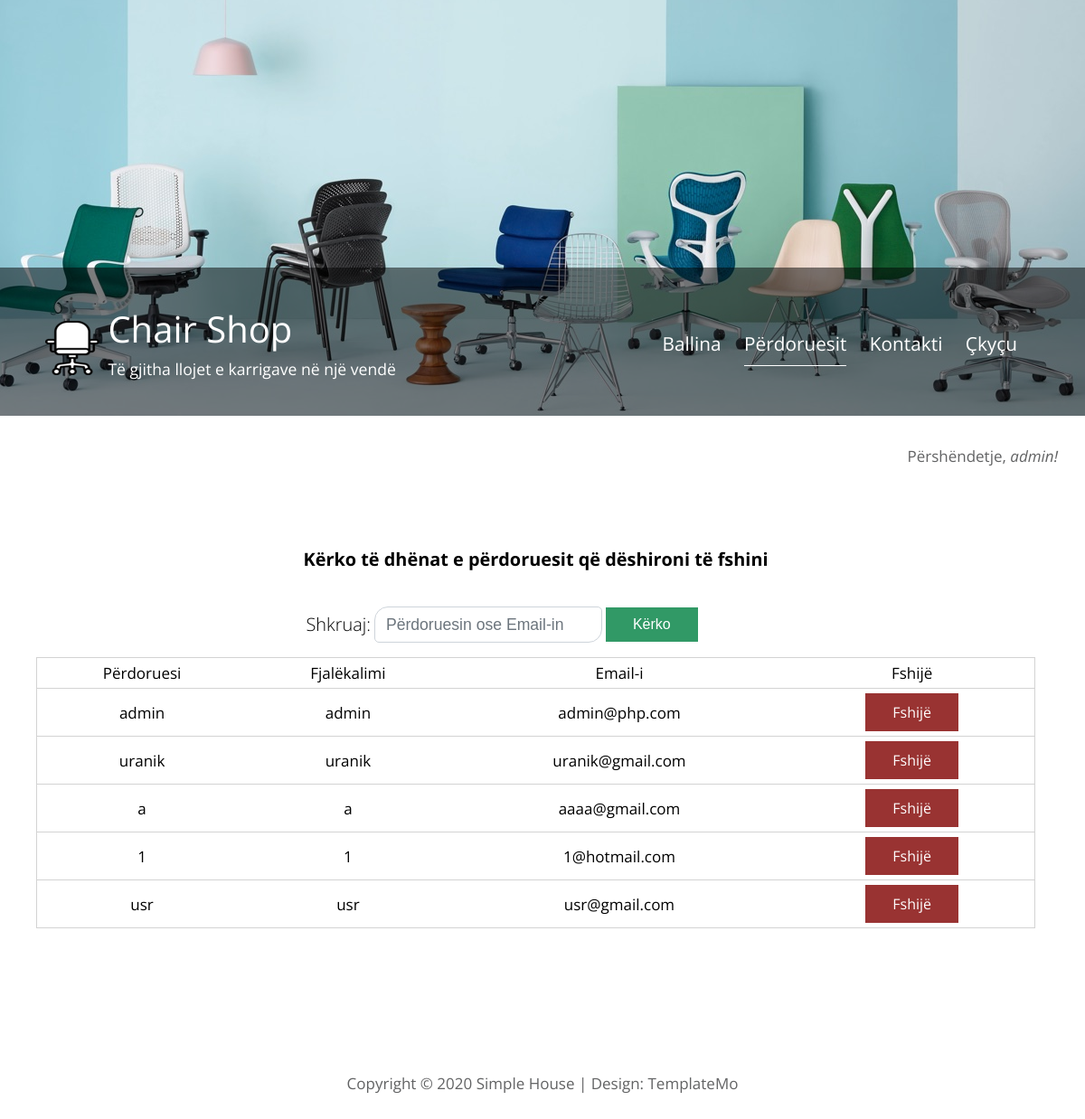
Page /chairshop/ModuliAdministratorit/fshij_perdorues.php?term=a (signed in) on the committed database.
### tables this page shows
CREATE TABLE `users` (
  `ID_usr` int(11) NOT NULL,
  `username` varchar(30) NOT NULL,
  `password` varchar(25) NOT NULL,
  `email` varchar(20) NOT NULL
);

CREATE TABLE `elementet` (
  `ID_Elem` int(11) NOT NULL,
  `Titulli` varchar(50) NOT NULL,
  `Pershkrimi` varchar(1000) NOT NULL,
  `File` varchar(300) NOT NULL,
  `Lokacioni` varchar(50) NOT NULL
);

### chairshop/ModuliAdministratorit/check.php (called while the page is built, shortened)
<?php
include('config.php');
$user_check=$_SESSION['username'];
$ses_sql = mysqli_query($conn,"SELECT username FROM users WHERE username='$user_check' ");
$row=mysqli_fetch_array($ses_sql,MYSQLI_ASSOC);
$login_user=$row['username'];
?>

### chairshop/ModuliAdministratorit/fshij_perdorues.php (the view, shortened to what this page needs)
<?php
	include("check.php");
?>
<?php
	include_once("config.php");
?>
<!DOCTYPE html>
<html>
<head>
	<link href="css/all.min.css" rel="stylesheet" />
	<link href="css/templatemo-style.css" rel="stylesheet" />
</head>
<body>
	<div class="container">
		<div class="placeholder">
			<div class="parallax-window" data-parallax="scroll" data-image-src="img/banner.jpg">
				<div class="tm-header">
					<div class="row tm-header-inner">
						<div class="col-md-6 col-12">
							<img src="img/final1.png" alt="Logo" class="tm-site-logo" />
							<div class="tm-site-text-box">
								<h1 class="tm-site-title">Chair Shop</h1>
								<h6 class="tm-site-description">Të gjitha llojet e karrigave në një vendë</h6>
							</div>
						</div>
						<nav class="col-md-6 col-12 tm-nav">
							<ul class="tm-nav-ul">
								<li class="tm-nav-li"><a href="ballina.php" class="tm-nav-link">Ballina</a></li>
								<li class="tm-nav-li"><a href="perdoruesit.php" class="tm-nav-link active">Përdoruesit</a></li>
								<li class="tm-nav-li"><a href="contact.php" class="tm-nav-link">Kontakti</a></li>
								<li class="tm-nav-li"><a href="logout.php" class="tm-nav-link">Çkyçu</a></li>
							</ul>
						</nav>
					</div>
				</div>
			</div>
		</div>
		<main>
			<p style="text-align: right; padding:30px;">Përshëndetje, <em><?php  echo $login_user;?>!</em></p>
			<div class="tm-container-inner tm-features">
				<div class="row">
						<form style="margin: auto;" action="" method="post">
							<table>
								<tr>
									<h3>Kërko të dhënat e përdoruesit që dëshironi të fshini</h3>
								</tr>
							<tr>
								<td>
								<h3 style="font-weight:100;"> Shkruaj:</h3>
								</td>
								<td>
									<input class="form-control" type="text" name="term" placeholder="Përdoruesin ose Email-in"/>
								</td>
								<td> <input class="tm-btn tm-btn-success tm-btn-right" type="submit" value="Kërko" /></td>
							</tr>
						</table>
						</form>
						<div class="table">
							<table width="100%;" style="text-align: center;">
								<tr>
									<td style="padding: 5px;">Përdoruesi</td>
									<td style="padding: 5px;">Fjalëkalimi</td>
									<td style="padding: 5px;">Email-i</td>
									<td style="padding: 5px;">Fshijë</td>
								</tr>
									<?php
										if (!empty($_REQUEST['term'])) {
											$term = mysqli_real_escape_string
											($conn,$_REQUEST['term']);
											$sql = mysqli_query($conn,
											"SELECT * FROM users
											WHERE username LIKE '%".$term."%'
											OR  email LIKE '%".$term."%'");
											while($row = mysqli_fetch_array($sql)) {
													echo "<tr>";
													echo "<td>".$row['username']."</td>";
													echo "<td>".$row['password']."</td>";
													echo "<td>".$row['email']."</td>";
													echo "<td><a href=\"delete.php?ID_usr=$row[ID_usr]\" onClick=\"return confirm('A jeni te sigurt se deshironi te fshini perdoruesin?')\"class='tm-btn tm-btn-danger'>Fshijë</a></td></tr>";
												}
										}
									?>
						</div>
				</div>
			</div>
		</main>
		<br>
		<br>
		<br>
		<br>
		<?php include_once('footer.php');?>
	</div>
</body>
</html>

### chairshop/ModuliAdministratorit/footer.php (shortened to what this page needs)
<footer class="tm-footer text-center">
	<?php
$result=mysqli_query($conn, "SELECT * FROM elementet WHERE Lokacioni ='Footer'");
while ($row=mysqli_fetch_assoc($result)) {
    extract($row);
    ?>
  <?php echo $Pershkrimi; ?>
<?php } ?>
</footer>

### chairshop/ModuliAdministratorit/css/templatemo-style.css (style rules this page uses)
ul, nav, body, h1, h2, h4, h6, p, figure { margin: 0; padding: 0; }
a, button { transition: all 0.3s ease; }
html { width: 100%; box-sizing: border-box; -ms-overflow-style: scrollbar; }
*, *::before, *::after { box-sizing: inherit; }
.container { width: 100%; margin-right: auto; margin-left: auto; }
.tm-container-inner, .tm-container-inner-2 { padding-left: 15px; padding-right: 15px; }
.row { display: -ms-flexbox; display: flex; -ms-flex-wrap: wrap; flex-wrap: wrap; margin-left: -15px; }
.col-lg-3, .col-lg-4, .col-lg-6, .col-md-4, .col-md-6, .col-sm-6, .col-12 { position: relative; width: 100%; padding-right: 15px; padding-left: 15px; }
.col-12 { -ms-flex: 0 0 100%; flex: 0 0 100%; max-width: 100%; }
@media (min-width: 768px) { .col-md-6 { -ms-flex: 0 0 50%; flex: 0 0 50%; max-width: 50%; } }
.tm-btn { display: inline-block; font-size: 1rem; width: auto; padding: 10px 30px; text-decoration: none; cursor: pointer; border: 0; }
.tm-btn-success { background-color: #319966; color: white; }
.tm-btn-danger { background-color: #993332; color: white; }
.text-center { text-align: center; }
body { width: 100%; font-family: 'Open Sans', Arial, sans-serif; font-size: 17px; background-color: white; overflow-x: hidden; }
.container { background-color: white; }
p, address { color: #626364; line-height: 1.8; }
.placeholder { width: 100%; min-height: 460px; background-color: #556E5B; }
.parallax-window { min-height: 460px; background: transparent; position: relative; }
.tm-header { background-color: rgba(0,0,0,0.5); position: absolute; bottom: 0; left: 0; width: 100%; color: white; z-index: 1000; }
.tm-header-inner { padding: 40px 50px; }
.tm-site-logo { display: inline-block; margin-right: 5px; }
.tm-site-text-box { display: inline-block; }
.tm-site-title { font-size: 2.5rem; font-weight: 400; margin-bottom: 5px; }
.tm-site-description { font-size: 1.1rem; font-weight: 400; }
.tm-nav { text-align: right; margin-top: 30px; }
.tm-nav-ul { font-size: 1.3rem; justify-content: flex-end; }
.tm-nav-li { display: inline-block; list-style: none; margin-bottom: 0; padding-right: 10px; padding-left: 10px; }
.tm-nav-link { color: white; text-decoration: none; padding-bottom: 10px; }
.tm-nav-link.active, .tm-nav-link:hover { border-bottom: 1px solid white; }
.tm-section, .tm-container-inner, .tm-container-inner-2 { margin-left: auto; margin-right: auto; }
@media (min-width: 768px) { .tm-gallery-page, .tm-section, .tm-container-inner, .tm-container-inner-2 { max-width: 840px; } }
@media (min-width: 992px) { .tm-container-inner { max-width: 1120px; } }
.tm-footer { padding: 25px 15px; margin-top: 40px; }
.tm-footer a { color: #626364; text-decoration: none; }
.tm-features { margin-top: 35px; }
.table { display: block; overflow-x: auto; white-space: nowrap; align-items: center; width: 100%; }
.table table { border:solid #d3d3d3 1px; border-collapse: collapse; box-shadow: 0 0 0 0.2px; }
.table tr { padding: 5px; border-collapse: collapse; border-bottom-top:solid #d3d3d3 1px; }
.table td { padding: 5px; border-collapse: collapse; border-bottom:solid #d3d3d3 1px; }
.tm-btn-right { align-self: flex-end; }
.form-control { display: block; width: 100%; padding: 0.375rem 0.75rem; font-size: 1.1rem; font-weight: 400; line-height: 1.5; color: #626364; background-color: #fff; background-clip: padding-box; border: 1px solid #ced4da; border-radius: 15px 5px; transition: border-color 0.15s ease-in-out, box-shadow 0.15s ease-in-out; }
.form-control::placeholder { color: #6c757d; opacity: 1; }

### rows in the picture
users: username "admin", password "admin", email "admin@php.com"
users: username "uranik", password "uranik", email "uranik@gmail.com"
users: username "a", password "a", email "aaaa@gmail.com"
users: username "1", password "1", email "1@hotmail.com"
users: username "usr", password "usr", email "usr@gmail.com"
elementet: Pershkrimi "Copyright © 2020 Simple House | Design: TemplateMo"
